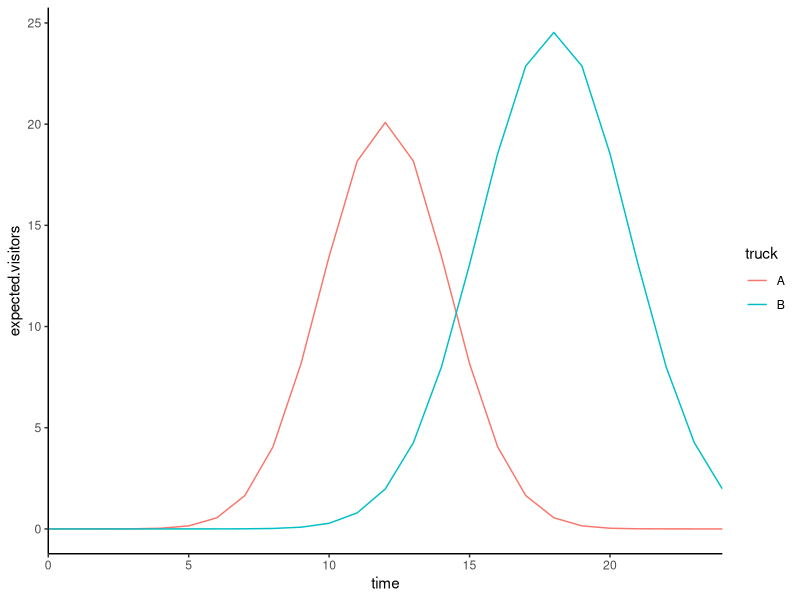
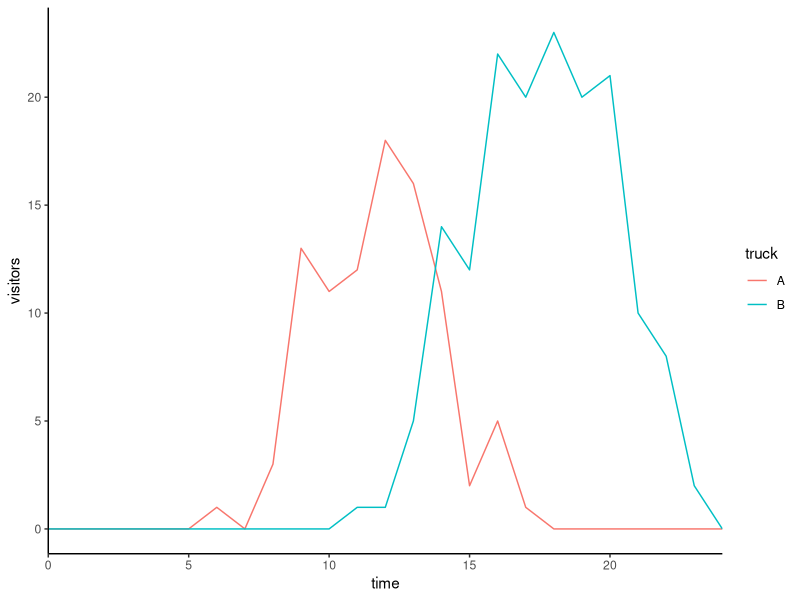

The R script that drew these images, in order:
## ---- chunk 1
timepoints <- 0:24
trucks <- c('A','B')

df <- expand.grid(time=timepoints,truck=trucks)

df$expected.visitors <- with(df,ifelse(truck=='A',exp(3-0.1*(time-12)^2),exp(3.2-0.07*(time-18)^2)))
## ---- chunk 2
library(ggplot2)
ggplot(df,aes(x=time,y=expected.visitors,col=truck)) + geom_line() + scale_x_continuous(expand=c(0,0)) +theme_classic()
## ---- chunk 3
df$visitors <- rpois(nrow(df),df$expected.visitors)
ggplot(df,aes(x=time,y=visitors,col=truck)) + geom_line() + scale_x_continuous(expand=c(0,0)) +theme_classic()

## ---- chunk 4
m1 <- glm(visitors~truck*time+truck*I(time^2),data=df,family=poisson)
summary(m1)
## ---- chunk 5
tmax.a <- -coef(m1)[3]/(2*coef(m1)[4])
tmax.b <- -(coef(m1)[3]+coef(m1)[5])/(2*(coef(m1)[4]+coef(m1)[6]))
Delta.time <- tmax.a-tmax.b
tmax.a
tmax.b
tmax.a-tmax.b
## ---- chunk 6
eta.max.a <- coef(m1) %*% c(1,0,tmax.a,tmax.a^2,0,0)
eta.max.b <- coef(m1) %*% c(1,1,tmax.b,tmax.b^2,tmax.b,tmax.b^2)
delta.eta.max <- eta.max.a - eta.max.b
## ---- chunk 7
exp(eta.max.a)
exp(eta.max.b)
exp(delta.eta.max)
## ---- chunk 8
library(mvtnorm)
samples <- rmvnorm(1e5,coef(m1),vcov(m1)) # we draw 1e6 different parameter combinations

# for each combination we calculate tmax values:
tmax.as <- -samples[,3]/(2*samples[,4])
tmax.bs <- -(samples[,3]+samples[,5])/(2*(samples[,4]+samples[,6]))
delta.tmaxs <- tmax.as - tmax.bs

# confints:
quantile(tmax.as,probs=c(0.025,0.975))
quantile(tmax.bs,probs=c(0.025,0.975))
quantile(delta.tmaxs,probs=c(0.025,0.975))

# we can do the same for eta max:
eta.max.as <- samples[,1] + samples[,3] * tmax.as + samples[,4] * tmax.as^2
eta.max.bs <- samples[,1] + samples[,2] + (samples[,3]+samples[,5]) * tmax.as + (samples[,4]+samples[,6]) * tmax.as^2
delta.maxs <- eta.max.as - eta.max.bs

# confints:
quantile(eta.max.as,probs=c(0.025,0.975))
quantile(eta.max.bs,probs=c(0.025,0.975))
quantile(delta.maxs,probs=c(0.025,0.975))

# on the response scale:
quantile(exp(eta.max.as),probs=c(0.025,0.975))
quantile(exp(eta.max.bs),probs=c(0.025,0.975))
quantile(exp(delta.maxs),probs=c(0.025,0.975))
## ---- chunk 9
vcv <- vcov(m1) # get vcv
derivs <- c(0,0,-1/(2*coef(m1)[4]), coef(m1)[3]/(2*coef(m1)[4]^2),0,0) # gradient

# uncertainty (variance):
var.tmax.a <- as.numeric(derivs%*% vcv %*% derivs)
se.tmax.a <- sqrt(var.tmax.a)

# 95% CI:
tmax.a + qnorm(c(0.025,0.975))*se.tmax.a

# compare to the sampling 95% CI:
quantile(tmax.as,probs=c(0.025,0.975))
